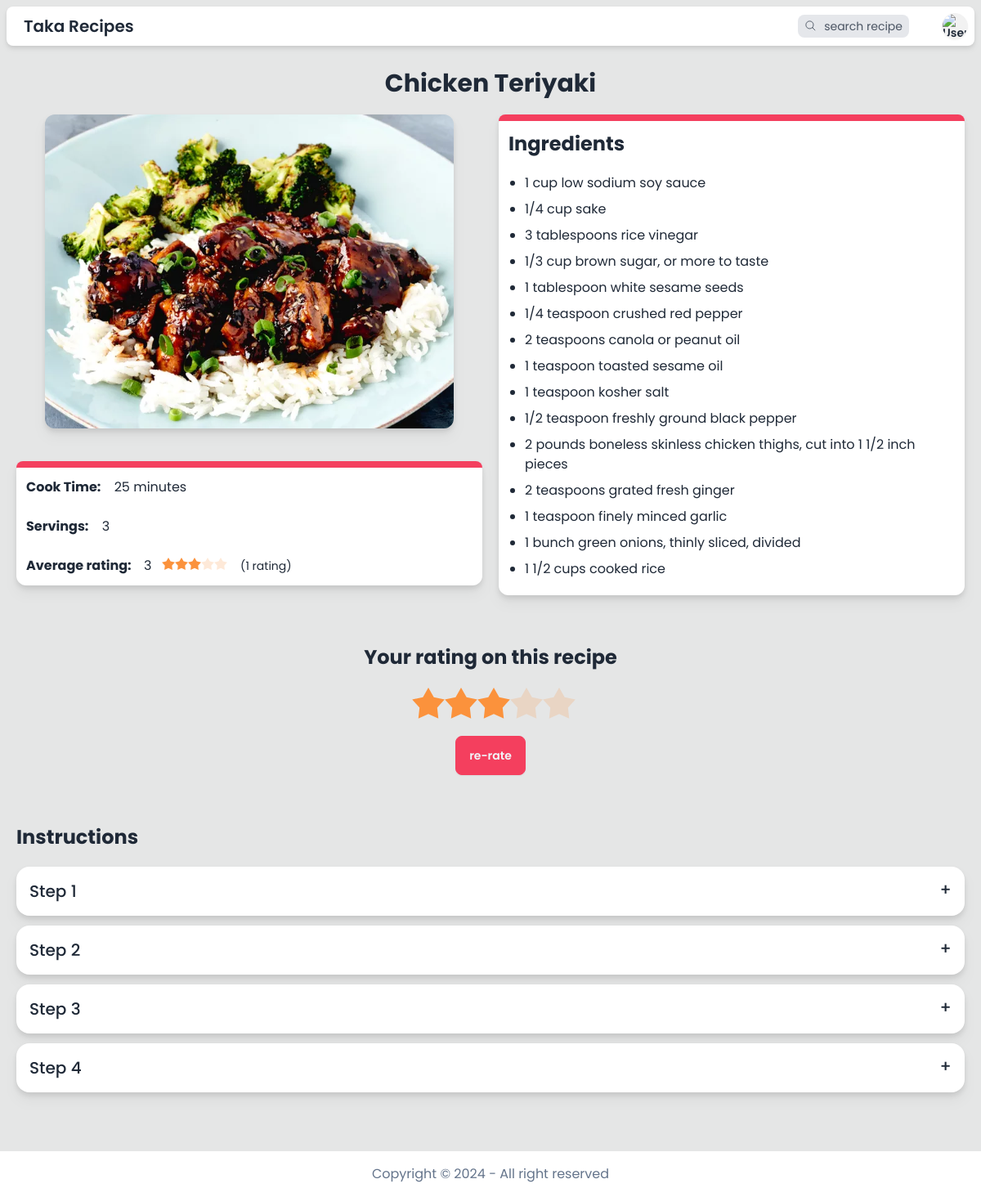
Page /recipe/84 (signed in) on the committed database.
### model.py (models this page shows)
class Recipe(db.Model):
    __tablename__ = "recipe"
    id = mapped_column(Integer, primary_key=True)
    name = mapped_column(String(200), nullable=False)
    cook_time_in_minutes = mapped_column(Integer, nullable=False)
    servings = mapped_column(Integer, nullable=False)
    ingredients = mapped_column(JSON, nullable=False)
    instructions = mapped_column(JSON, nullable=False)
    image = mapped_column(String(255), nullable=False)
    datetime = mapped_column(String(100), nullable=False)
    user_id = mapped_column(Integer, ForeignKey("user.id"))
    average_rating = mapped_column(Integer, nullable=False, default=0)
    total_ratings = mapped_column(Integer, nullable=False, default=0)

### app.py (the view)
@app.route("/recipe/<recipe_id>")
@login_required
def recipe_detail(recipe_id):
    recipe = db.session.execute(db.select(Recipe).filter_by(id=recipe_id)).scalar_one_or_none()
    if not recipe:
        return render_template("error.html", error=error(HTTPStatus.NOT_FOUND))
    if recipe.cook_time_in_minutes >= 60:
        recipe.cook_time_hour = recipe.cook_time_in_minutes // 60
        recipe.cook_time_minute = recipe.cook_time_in_minutes % 60
    else:
        recipe.cook_time_hour = None
        recipe.cook_time_minute = recipe.cook_time_in_minutes
    current_user_rating = db.session.execute(db.select(Rating).filter_by(recipe_id=recipe_id, user_id=session["user_id"])).scalar_one_or_none()
    current_user_rating = current_user_rating.rating if current_user_rating else 0
    return render_template("/recipe/recipe_detail.html", recipe=recipe, current_user_rating=current_user_rating)

### helpers.py (called while the page is built)
def login_required(f):
    @wraps(f)
    def decorated_function(*args, **kwargs):
        if session.get("user_id") is None:
            return redirect("/login")
        return f(*args, **kwargs)
    return decorated_function

### templates/recipe/recipe_detail.html (shortened to what this page needs)
{% extends "template.html" %}
{% block main %}
<div class="w-screen max-w-[2000px] mx-auto p-5 mb-10">
    <p class="text-center text-3xl font-bold mb-5">{{ recipe.name }}</p>
    <div class="flex flex-col lg:flex-row items-center lg:items-start gap-10 lg:gap-5 w-full">
        <div class="w-full">
            <img class="object-cover w-full sm:w-[400px] lg:w-[500px] h-72 lg:h-96 mx-auto rounded-xl drop-shadow-lg" src="{{ url_for('static', filename=recipe.image) }}" alt="pizza">
            <div class="mt-10 drop-shadow-lg bg-base-100 rounded-xl">
                <div class="h-2 bg-accent rounded-t-xl"></div>
                <div class="grid grid-rows-2 text-sm md:text-base">
                    <div class="p-3">
                        <span class="font-bold">Cook Time:</span>
                        <span class="hover:text-rose-500 ml-3 text-right">
                            {% if recipe.cook_time_minute %}
                                {{ recipe.cook_time_minute }}{{ " minute" if recipe.cook_time_minute == 1 else " minutes"}}
                            {% endif %}
                        </span>
                    </div>
                    <div class="p-3">
                        <span class="font-bold">Servings:</span>
                        <span class="hover:text-rose-500 ml-3">{{ recipe.servings }}</span>
                    </div>
                    <div class="p-3">
                        <span class="font-bold">Average rating: </span>
                        <span class="hover:text-rose-500 ml-3">{{recipe.average_rating}}</span>
                        <span class="rating rating-sm rating-half">
                            <input type="radio" name="rating" disabled class="rating-hidden cursor-default" value="0" {{ "checked" if recipe.average_rating >= 0 }} />
                            <input type="radio" name="rating" disabled class="mask mask-star-2 mask-half-1 bg-orange-400 cursor-default" value="0.5" {{ "checked" if recipe.average_rating >= 0.5 }} />
                            <input type="radio" name="rating" disabled class="mask mask-star-2 mask-half-2 bg-orange-400 cursor-default" value="1" {{ "checked" if recipe.average_rating >= 1 }} />
                            <input type="radio" name="rating" disabled class="mask mask-star-2 mask-half-1 bg-orange-400 cursor-default" value="1.5" {{ "checked" if recipe.average_rating >= 1.5 }} />
                            <input type="radio" name="rating" disabled class="mask mask-star-2 mask-half-2 bg-orange-400 cursor-default" value="2" {{ "checked" if recipe.average_rating >= 2 }} />
                            <input type="radio" name="rating" disabled class="mask mask-star-2 mask-half-1 bg-orange-400 cursor-default" value="2.5" {{ "checked" if recipe.average_rating >= 2.5 }} />
                            <input type="radio" name="rating" disabled class="mask mask-star-2 mask-half-2 bg-orange-400 cursor-default" value="3" {{ "checked" if recipe.average_rating >= 3 }} />
                            <input type="radio" name="rating" disabled class="mask mask-star-2 mask-half-1 bg-orange-400 cursor-default" value="3.5" {{ "checked" if recipe.average_rating >= 3.5 }} />
                            <input type="radio" name="rating" disabled class="mask mask-star-2 mask-half-2 bg-orange-400 cursor-default" value="4" {{ "checked" if recipe.average_rating >= 4 }} />
                            <input type="radio" name="rating" disabled class="mask mask-star-2 mask-half-1 bg-orange-400 cursor-default" value="4.5" {{ "checked" if recipe.average_rating >= 4.5 }} />
                            <input type="radio" name="rating" disabled class="mask mask-star-2 mask-half-2 bg-orange-400 cursor-default" value="5" {{ "checked" if recipe.average_rating == 5 }} />
                        </span>
                        <span class="ml-3 text-sm">({{recipe.total_ratings}} {{ "rating" if recipe.total_ratings <= 1 else "ratings"}})</span>
                    </div>
                </div>
            </div>
        </div>
        <div class="drop-shadow-lg bg-base-100 rounded-xl w-full">
            <div class="h-2 bg-accent rounded-t-xl"></div>
            <div class="p-3">
                <h3 class="text-2xl font-bold">Ingredients</h3>
                <ul class="list-disc ml-5 mt-5 text-sm md:text-base">
                    {% for ingredient in recipe.ingredients %}
                    <li class="my-2 hover:text-rose-500">{{ ingredient }}</li>
                    {% endfor %}
                </ul>
            </div>
        </div>
    </div>
    <div class="mt-10 flex flex-col items-center py-5">
        <h2 class="font-bold text-2xl mb-5 text-center">{{ "Your rating on this recipe" if current_user_rating else "Give this recipe a rating"}}</h2>
        <form action="/recipe/{{recipe.id}}/rate" method="post" class="flex flex-col items-center">
            <div class="rating rating-lg">
                <input type="radio" name="rating" class="rating-hidden cursor-default" value="0" {{ "checked" if not current_user_rating }} />
                <input type="radio" name="rating" class="mask mask-star-2 bg-orange-400 cursor-default" value="1" {{ "checked" if current_user_rating >= 1 }} />
                <input type="radio" name="rating" class="mask mask-star-2 bg-orange-400 cursor-default" value="2" {{ "checked" if current_user_rating >= 2 }} />
                <input type="radio" name="rating" class="mask mask-star-2 bg-orange-400 cursor-default" value="3" {{ "checked" if current_user_rating >= 3 }} />
                <input type="radio" name="rating" class="mask mask-star-2 bg-orange-400 cursor-default" value="4" {{ "checked" if current_user_rating >= 4 }} />
                <input type="radio" name="rating" class="mask mask-star-2 bg-orange-400 cursor-default" value="5" {{ "checked" if current_user_rating == 5 }} />
            </div>
            <button type="submit" class="btn btn-accent mt-5">{{ "re-rate" if current_user_rating else "rate"}}</button>
        </form>
    </div>
    <div id="instructions" class="mt-10">
        <h2 class="font-bold text-2xl mb-5">Instructions</h2>
        {% for instruction in recipe.instructions %}
        <div class="collapse collapse-plus bg-base-100 my-3 drop-shadow-lg">
            <div class="collapse-title text-xl font-medium">Step {{ loop.index }}</div>
        </div>
        {% endfor %}
    </div>
</div>
{% endblock %}

### templates/template.html (shortened to what this page needs)
<!DOCTYPE html>
<html lang="en" class="no-scrollbar">
<head>
  <link rel="stylesheet" href="../static/css/output.css">
</head>
<body class="bg-base-300 bg-food-texture bg-repeat text-base-content min-h-screen flex flex-col font-poppins transition duration-500 selection:bg-accent selection:text-accent-content">
  <header class="sticky w-full p-2 top-0 z-50">
    <div class="navbar min-h-12 py-0 px-2 drop-shadow-md rounded-lg bg-base-100">
      <div class="w-screen max-w-[2000px] mx-auto">
        <div class="flex-1 w-fit">
          <a href="/" class="btn btn-ghost btn-sm text-xl">Taka Recipes</a>
        </div>
        {% if session["user_id"] %}
        <button onclick="search_bar.showModal()" class="mr-5 md:mr-10 flex flex-row items-center stroke-gray-600 hover:stroke-gray-400 text-gray-600 hover:text-gray-400 px-2 py-1 bg-gray-200 hover:bg-gray-100 rounded-lg">
          <svg xmlns="http://www.w3.org/2000/svg" fill="none" viewBox="0 0 26 26" stroke-width="1.5" stroke="currentColor" class="size-4 md:mr-2">
            <path stroke-linecap="round" stroke-linejoin="round" d="m21 21-5.197-5.197m0 0A7.5 7.5 0 1 0 5.196 5.196a7.5 7.5 0 0 0 10.607 10.607Z" />
          </svg>
          <p class="text-sm hidden md:inline">search recipe</p>
        </button>
        {% endif %}
        <div class="flex-none h-8">
          {% if session["user_id"] %}
            <div class="dropdown dropdown-end">
              <div tabindex="0" role="button" class="btn btn-sm btn-circle avatar">
                <div class="w-8 rounded-full">
                  <img alt="User profile"
                    src="{{ url_for('static', filename=session['user_profile_image']) }}" />
                </div>
              </div>
            </div>
          {% endif %}
        </div>
      </div>
    </div>
  </header>
  <main class="grow flex flex-col items-center justify-center font-poppins">
    {% block main %}{% endblock %}
  </main>
  <footer class="bg-base-100">
    <div class="text-center my-4">
      <p class="text-slate-500">Copyright © <span id="date"></span> - All right reserved</p>
    </div>
  </footer>
</body>
</html>

### rows in the picture
Recipe: name "Chicken Teriyaki", image (picture), servings "3", average_rating "3", total_ratings "1", total_ratings "rating"

### other values in the picture
{{ recipe.cook_time_minute }} "25"
{{ " minute" if recipe.cook_time_minute == 1 else " minutes" }} "minutes"
{{ ingredient }} "1 cup low sodium soy sauce" "1/4 cup sake" "3 tablespoons rice vinegar" "1/3 cup brown sugar, or more to taste" "1 tablespoon white sesame seeds" "1/4 teaspoon crushed red pepper" "2 teaspoons canola or peanut oil" "1 teaspoon toasted sesame oil" "1 teaspoon kosher salt" "1/2 teaspoon freshly ground black pepper" "2 pounds boneless skinless chicken thighs, cut into 1 1/2 inch pieces" "2 teaspoons grated fresh ginger" "1 teaspoon finely minced garlic" "1 bunch green onions, thinly sliced, divided" "1 1/2 cups cooked rice"
{{ "re-rate" if current_user_rating else "rate" }} "re-rate"
